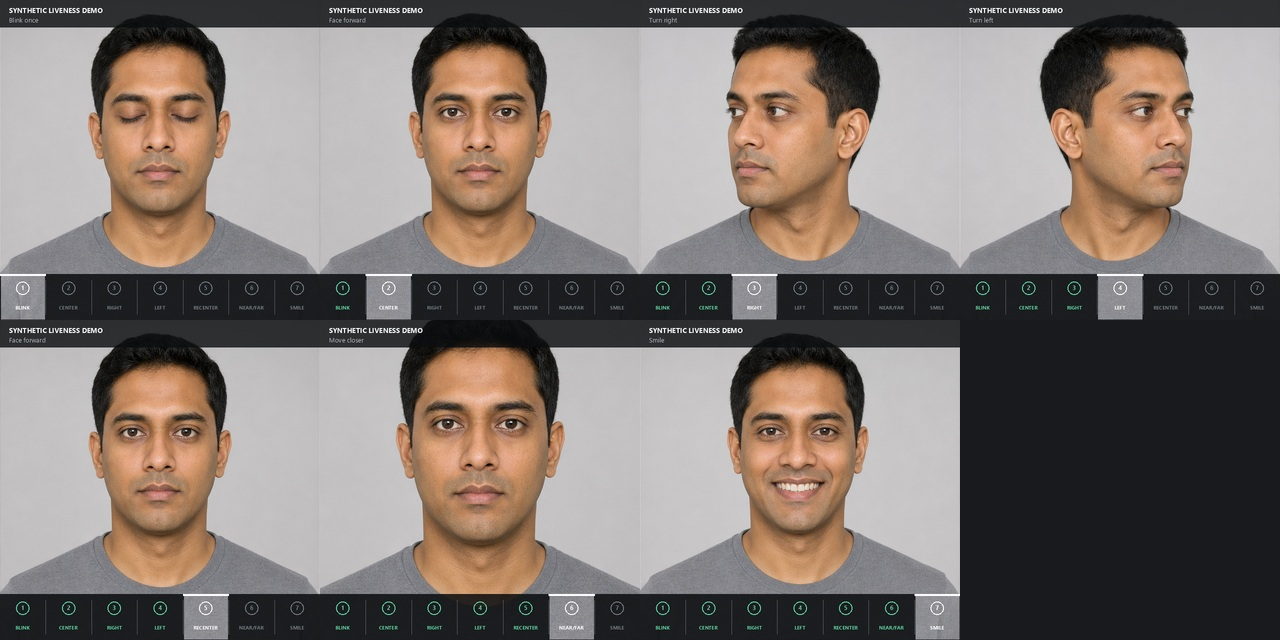
#> input picture deepguard/demo-assets/synthetic_liveness_steps_contact_sheet.jpg, 1280 x 640 px
$ python create_liveness_steps_video.py ../demo-assets/synthetic_liveness_steps_contact_sheet.jpg out
#> lines starting #> are read from the running program, lines starting #| are printed output that depends on the picture
### deepguard/scripts/create_synthetic_attack_video.py
from __future__ import annotations

import argparse
import io
import struct
from pathlib import Path

from PIL import Image


FPS = 15
FRAME_SIZE = (640, 640)


def write_chunk(handle, chunk_id: bytes, payload: bytes) -> None:
    handle.write(chunk_id)
    handle.write(struct.pack("<I", len(payload)))
    handle.write(payload)
    if len(payload) % 2:
        handle.write(b"\0")


def start_list(handle, list_type: bytes) -> int:
    handle.write(b"LIST")
    size_position = handle.tell()
    handle.write(b"\0\0\0\0")
    handle.write(list_type)
    return size_position


def finish_sized_block(handle, size_position: int) -> None:
    end_position = handle.tell()
    size = end_position - size_position - 4
    handle.seek(size_position)
    handle.write(struct.pack("<I", size))
    handle.seek(end_position)


def crop_panels(sheet: Image.Image) -> dict[str, Image.Image]:
    width, height = sheet.size
    half_x, half_y = width // 2, height // 2
    inset = max(2, width // 600)
    boxes = {
        "neutral": (inset, inset, half_x - inset, half_y - inset),
        "blink": (half_x + inset, inset, width - inset, half_y - inset),
        "turn": (inset, half_y + inset, half_x - inset, height - inset),
        "smile": (half_x + inset, half_y + inset, width - inset, height - inset),
    }
    return {
        name: sheet.crop(box).resize(FRAME_SIZE, Image.Resampling.LANCZOS).convert("RGB")
        for name, box in boxes.items()
    }


# [24 lines left out: function build_timeline, not called in this run]


def jpeg_bytes(frame: Image.Image) -> bytes:
    buffer = io.BytesIO()
    frame.save(buffer, format="JPEG", quality=90, subsampling=0)
    return buffer.getvalue()


def write_mjpeg_avi(path: Path, frames: list[Image.Image]) -> None:
    encoded = [jpeg_bytes(frame) for frame in frames]
    width, height = FRAME_SIZE
    largest_frame = max(map(len, encoded))

    with path.open("w+b") as handle:
        handle.write(b"RIFF")
        riff_size_position = handle.tell()
        handle.write(b"\0\0\0\0")
        handle.write(b"AVI ")

        hdrl_size_position = start_list(handle, b"hdrl")
        avih = struct.pack(
            "<IIIIIIIIII4I",
            round(1_000_000 / FPS),
            largest_frame * FPS,
            0,
            0x10,
            len(encoded),
            0,
            1,
            largest_frame,
            width,
            height,
            0,
            0,
            0,
            0,
        )
        write_chunk(handle, b"avih", avih)

        strl_size_position = start_list(handle, b"strl")
        strh = struct.pack(
            "<4s4sIHHIIIIIIIIhhhh",
            b"vids",
            b"MJPG",
            0,
            0,
            0,
            0,
            1,
            FPS,
            0,
            len(encoded),
            largest_frame,
            0xFFFFFFFF,
            0,
            0,
            0,
            width,
            height,
        )
        write_chunk(handle, b"strh", strh)
        strf = struct.pack(
            "<IiiHH4sIiiII",
            40,
            width,
            height,
            1,
            24,
            b"MJPG",
            width * height * 3,
            0,
            0,
            0,
            0,
        )
        write_chunk(handle, b"strf", strf)
        finish_sized_block(handle, strl_size_position)
        finish_sized_block(handle, hdrl_size_position)

        movi_size_position = start_list(handle, b"movi")
        movi_type_position = movi_size_position + 4
        index_entries: list[tuple[int, int]] = []
        for payload in encoded:
            chunk_position = handle.tell()
            write_chunk(handle, b"00dc", payload)
            index_entries.append((chunk_position - movi_type_position, len(payload)))
        finish_sized_block(handle, movi_size_position)

        index_payload = b"".join(
            struct.pack("<4sIII", b"00dc", 0x10, offset, size)
            for offset, size in index_entries
        )
        write_chunk(handle, b"idx1", index_payload)
        finish_sized_block(handle, riff_size_position)


# [23 lines left out: function main, not called in this run]


# [2 lines that do not run on import are left out]

### deepguard/scripts/create_liveness_steps_video.py
from __future__ import annotations

import argparse
from pathlib import Path

from PIL import Image, ImageDraw, ImageFont

from create_synthetic_attack_video import FPS, FRAME_SIZE, crop_panels, write_mjpeg_avi


STEPS = [
    ("BLINK", "Blink once"),
    ("CENTER", "Face forward"),
    ("RIGHT", "Turn right"),
    ("LEFT", "Turn left"),
    ("RECENTER", "Face forward"),
    ("NEAR/FAR", "Move closer"),
    ("SMILE", "Smile"),
]


def font(size: int, bold: bool = False) -> ImageFont.ImageFont:
    filename = "segoeuib.ttf" if bold else "segoeui.ttf"
    try:
        return ImageFont.truetype(f"C:/Windows/Fonts/{filename}", size)
    except OSError:
        return ImageFont.load_default()


def centered_text(
    draw: ImageDraw.ImageDraw,
    box: tuple[int, int, int, int],
    value: str,
    text_font: ImageFont.ImageFont,
    fill: tuple[int, int, int, int],
) -> None:
    bounds = draw.textbbox((0, 0), value, font=text_font)
    width = bounds[2] - bounds[0]
    height = bounds[3] - bounds[1]
    x = box[0] + (box[2] - box[0] - width) / 2
    y = box[1] + (box[3] - box[1] - height) / 2 - bounds[1]
    draw.text((x, y), value, font=text_font, fill=fill)


def zoom_frame(frame: Image.Image, scale: float = 1.18) -> Image.Image:
    width, height = frame.size
    resized = frame.resize((round(width * scale), round(height * scale)), Image.Resampling.LANCZOS)
    left = (resized.width - width) // 2
    top = (resized.height - height) // 2
    return resized.crop((left, top, left + width, top + height))


def add_guide(frame: Image.Image, active_step: int) -> Image.Image:
    canvas = frame.convert("RGBA")
    overlay = Image.new("RGBA", canvas.size, (0, 0, 0, 0))
    draw = ImageDraw.Draw(overlay)
    width, height = canvas.size

    draw.rectangle((0, 0, width, 54), fill=(10, 12, 14, 205))
    draw.text((18, 10), "SYNTHETIC LIVENESS DEMO", font=font(14, True), fill=(255, 255, 255, 255))
    draw.text((18, 30), STEPS[active_step][1], font=font(13), fill=(191, 198, 205, 255))

    guide_top = height - 92
    draw.rectangle((0, guide_top, width, height), fill=(10, 12, 14, 220))
    cell_width = width / len(STEPS)
    small_font = font(10, True)
    number_font = font(12, True)

    for index, (short_label, _) in enumerate(STEPS):
        left = round(index * cell_width)
        right = round((index + 1) * cell_width)
        if index > 0:
            draw.line((left, guide_top + 12, left, height - 12), fill=(76, 82, 88, 190), width=1)

        if index < active_step:
            color = (94, 213, 162, 255)
        elif index == active_step:
            color = (255, 255, 255, 255)
            draw.rectangle((left, guide_top, right, guide_top + 3), fill=color)
            draw.rectangle((left + 2, guide_top + 4, right - 2, height - 2), fill=(255, 255, 255, 20))
        else:
            color = (113, 121, 129, 255)

        circle_x = (left + right) // 2
        circle_y = guide_top + 28
        radius = 13
        draw.ellipse(
            (circle_x - radius, circle_y - radius, circle_x + radius, circle_y + radius),
            outline=color,
            width=2,
        )
        centered_text(
            draw,
            (circle_x - radius, circle_y - radius, circle_x + radius, circle_y + radius),
            str(index + 1),
            number_font,
            color,
        )
        centered_text(draw, (left + 2, guide_top + 49, right - 2, height - 5), short_label, small_font, color)

    return Image.alpha_composite(canvas, overlay).convert("RGB")


def build_step_timeline(panels: dict[str, Image.Image]) -> tuple[list[Image.Image], list[Image.Image]]:
    neutral = panels["neutral"]
    blink = panels["blink"]
    right = panels["turn"]
    left = right.transpose(Image.Transpose.FLIP_LEFT_RIGHT)
    smile = panels["smile"]
    near = zoom_frame(neutral)

    frames: list[Image.Image] = []

    def hold(image: Image.Image, step: int, count: int) -> None:
        guided = add_guide(image, step)
        frames.extend([guided] * count)

    def transition(start: Image.Image, end: Image.Image, step: int, count: int = 5) -> None:
        for index in range(1, count + 1):
            frames.append(add_guide(Image.blend(start, end, index / (count + 1)), step))

    hold(neutral, 0, 18)
    transition(neutral, blink, 0, 3)
    hold(blink, 0, 5)
    transition(blink, neutral, 0, 3)

    hold(neutral, 1, 15)
    transition(neutral, right, 2, 5)
    hold(right, 2, 18)
    transition(right, left, 3, 8)
    hold(left, 3, 18)
    transition(left, neutral, 4, 5)
    hold(neutral, 4, 15)
    transition(neutral, near, 5, 5)
    hold(near, 5, 8)

    transition(near, neutral, 6, 5)
    hold(neutral, 6, 12)
    transition(neutral, smile, 6, 5)
    hold(smile, 6, 20)
    transition(smile, neutral, 6, 5)
    hold(neutral, 6, 10)

    key_frames = [
        add_guide(blink, 0),
        add_guide(neutral, 1),
        add_guide(right, 2),
        add_guide(left, 3),
        add_guide(neutral, 4),
        add_guide(near, 5),
        add_guide(smile, 6),
    ]
    return frames, key_frames


def save_contact_sheet(path: Path, frames: list[Image.Image]) -> None:
    thumbnail_size = (320, 320)
    sheet = Image.new("RGB", (thumbnail_size[0] * 4, thumbnail_size[1] * 2), (24, 26, 29))
    for index, frame in enumerate(frames):
        thumbnail = frame.resize(thumbnail_size, Image.Resampling.LANCZOS)
        sheet.paste(thumbnail, ((index % 4) * thumbnail_size[0], (index // 4) * thumbnail_size[1]))
    sheet.save(path, quality=94)


def main() -> None:
    parser = argparse.ArgumentParser()
    parser.add_argument("source", type=Path)
    parser.add_argument("output_dir", type=Path)
    args = parser.parse_args()

    args.output_dir.mkdir(parents=True, exist_ok=True)
    panels = crop_panels(Image.open(args.source).convert("RGB"))
#> in crop_panels, `width, height = sheet.size`: width = 1280; height = 640
#> in crop_panels, `half_x, half_y = width // 2, height // 2`: half_y = 320
#> in crop_panels, `inset = max(2, width // 600)`: inset = 2
#> in crop_panels, `boxes = { "neutral": (inset, inset, half_x - inset, half_y - inset), "..`: boxes = {'neutral': (2, 2, 638, 318), 'blink': (642, 2, 1278, 318), 'turn': (2, 322, 638, 638), 'smile': (642, 322, 1278, 638)}
#> panels = 4 items
    frames, key_frames = build_step_timeline(panels)
#> in build_step_timeline, `right = panels["turn"]`:
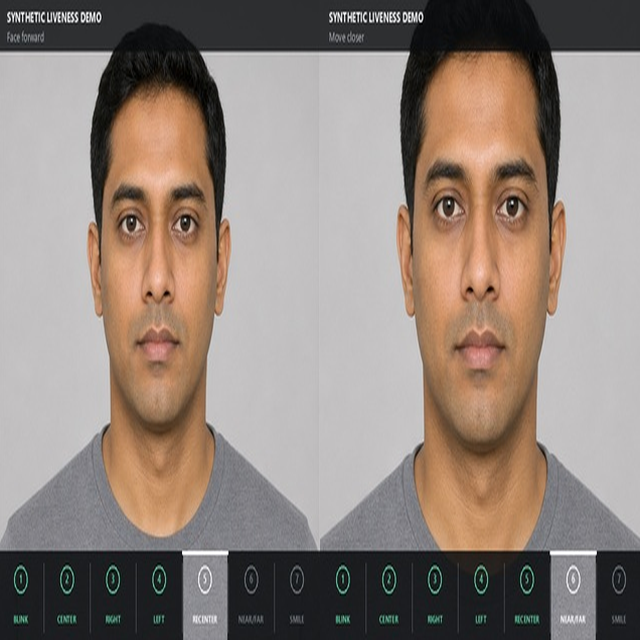
#> right: PIL image 640x640 RGB; mean R, G, B 145.5, 132.5, 124.6
#> in build_step_timeline, `left = right.transpose(Image.Transpose.FLIP_LEFT_RIGHT)`:
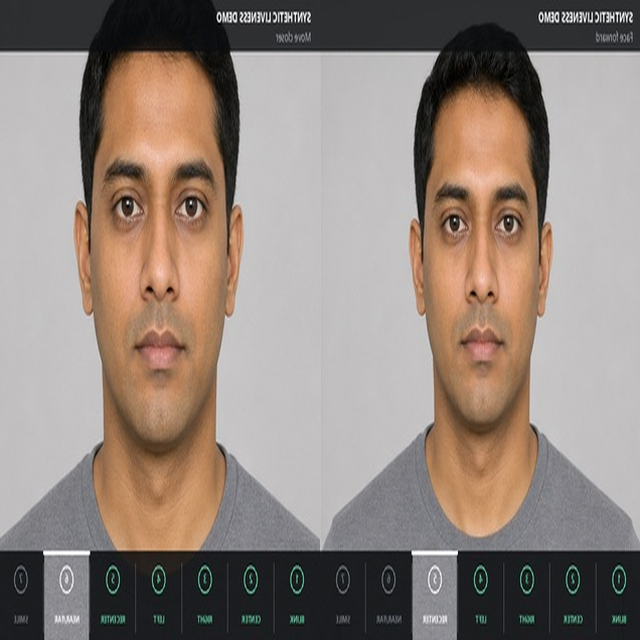
#> left: PIL image 640x640 RGB; mean R, G, B 145.5, 132.5, 124.6
#> after the loop in transition, `for index in range(1, count + 1):`: frames = 21 items
#> in add_guide (call 5), `return Image.alpha_composite(canvas, overlay).convert("RGB")`:
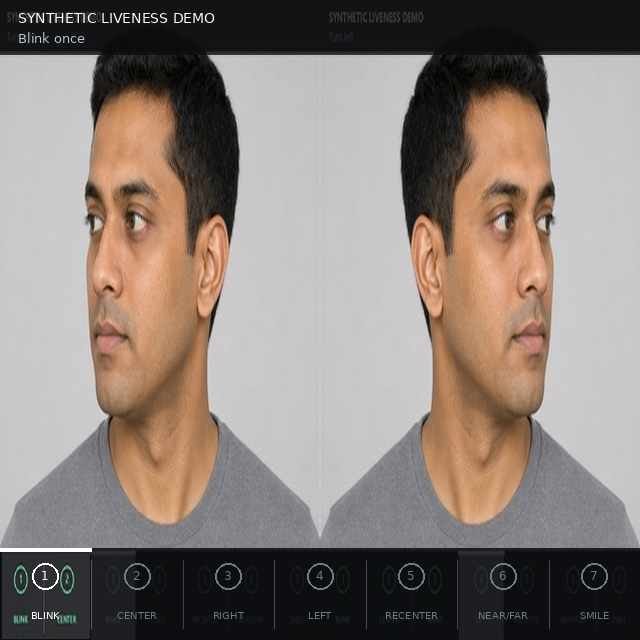
#> returned value: PIL image 640x640 RGB; mean R, G, B 137.8, 126.9, 120.9
#> in add_guide (call 36), `return Image.alpha_composite(canvas, overlay).convert("RGB")`:
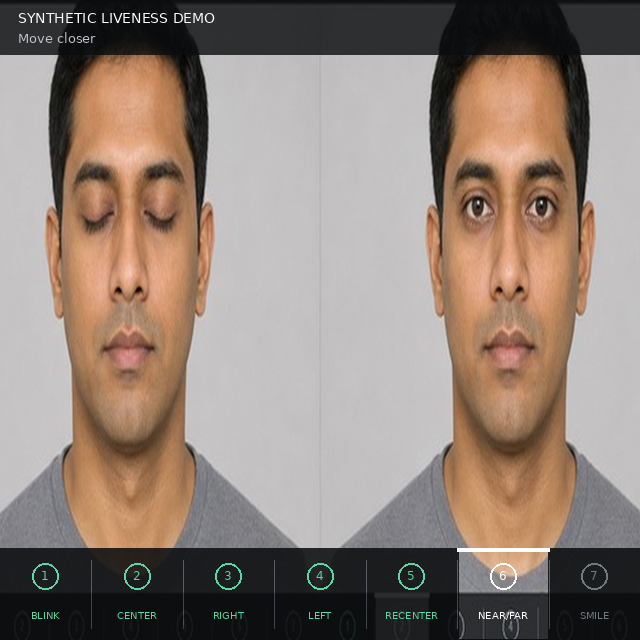
#> returned value: PIL image 640x640 RGB; mean R, G, B 144.2, 129.4, 119.8
#> in hold (call 9), `guided = add_guide(image, step)`:
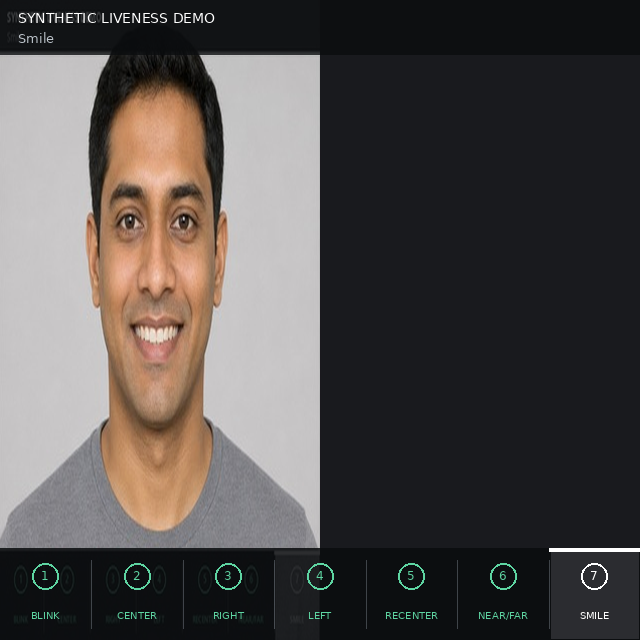
#> guided: PIL image 640x640 RGB; mean R, G, B 82, 77.6, 76.2
#> the loop in transition (call 9), `for index in range(1, count + 1):` made 5 passes
#> pass 2, in add_guide (call 50), `canvas = frame.convert("RGBA")`:
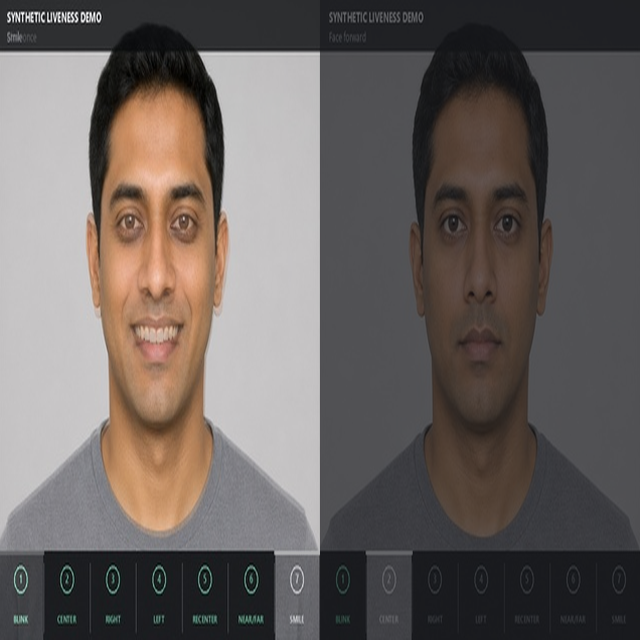
#> canvas: PIL image 640x640 RGBA; mean R, G, B, A 105.3, 98.3, 95.5, 255
#> frames = 183 items; key_frames = 7 items

    avi_path = args.output_dir / "synthetic_liveness_steps_demo.avi"
    write_mjpeg_avi(avi_path, frames)
#> in jpeg_bytes (call 21), `frame.save(buffer, format="JPEG", quality=90, subsampling=0)`:
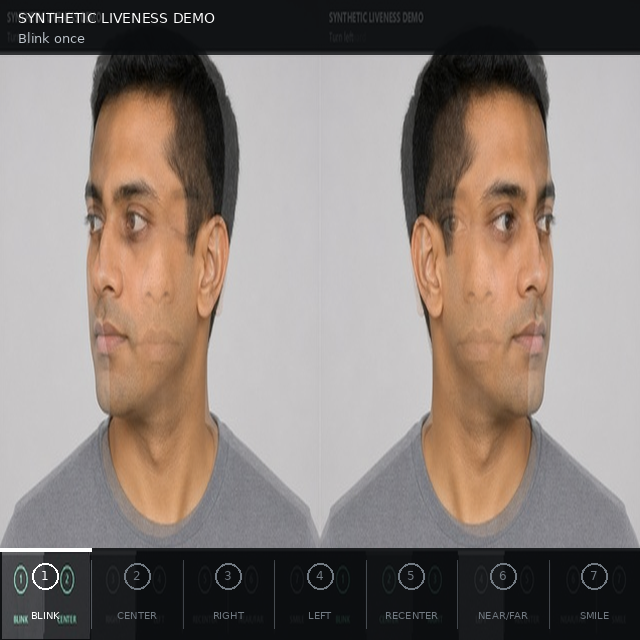
#> frame: PIL image 640x640 RGB; mean R, G, B 137.9, 127, 120.8
#> in write_mjpeg_avi, `encoded = [jpeg_bytes(frame) for frame in frames]`: encoded = 183 items
#> in write_mjpeg_avi, `largest_frame = max(map(len, encoded))`: largest_frame = 80493
#> the loop in write_mjpeg_avi, `for payload in encoded:` made 183 passes
#> chunk_position on passes 1 to 3: 224, 76378, 152532
#> after the loop in write_mjpeg_avi, `for payload in encoded:`: index_entries = 183 pairs, first value 4 to 13614604, second value 54396 to 80493
    save_contact_sheet(args.output_dir / "synthetic_liveness_steps_contact_sheet.jpg", key_frames)
#> the loop in save_contact_sheet, `for index, frame in enumerate(frames):` made 7 passes
    print(f"Created {len(frames)} frames at {FPS} FPS ({len(frames) / FPS:.2f} seconds).")
#| Created 183 frames at 15 FPS (12.20 seconds).


if __name__ == "__main__":
    main()

$ run again, with deepguard/demo-assets/synthetic_blink.png saved as deepguard/demo-assets/synthetic_liveness_steps_contact_sheet.jpg
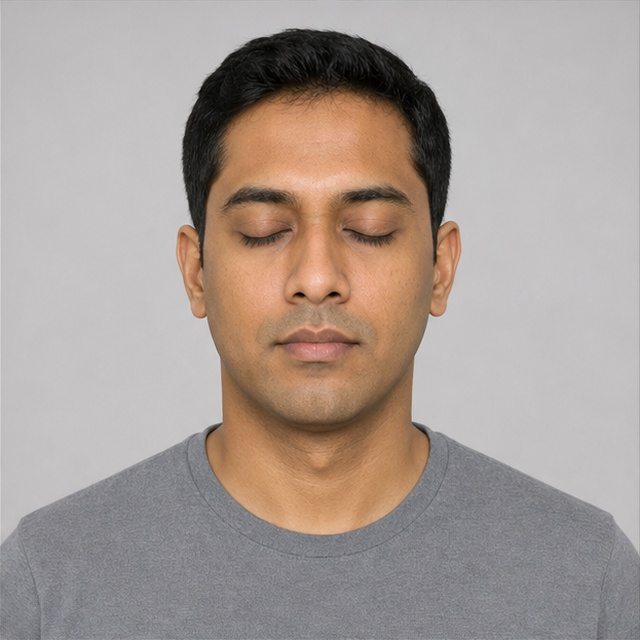
#> input picture deepguard/demo-assets/synthetic_blink.png, 640 x 640 px
#> in crop_panels, `width, height = sheet.size`: width = 640
#> half_x = 320
#> inset = 2
#> boxes = {'neutral': (2, 2, 318, 318), 'blink': (322, 2, 638, 318), 'turn': (2, 322, 318, 638), 'smile': (322, 322, 638, 638)}
#> panels = 4 items
#> overlay: PIL image 640x640 RGBA; every value is 0
#> after the loop in transition, `for index in range(1, count + 1):`: frames = 21 items
#> in add_guide (call 5), `return Image.alpha_composite(canvas, overlay).convert("RGB")`:
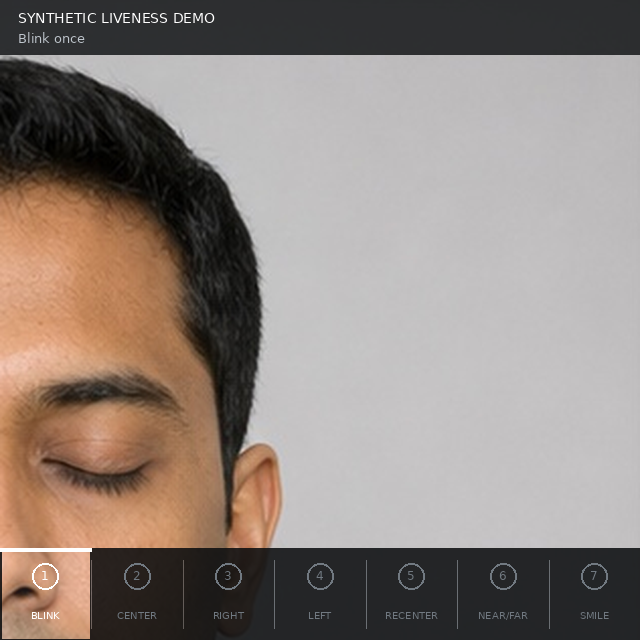
#> returned value: PIL image 640x640 RGB; mean R, G, B 143.5, 132.5, 126.1
#> the loop in transition (call 9), `for index in range(1, count + 1):` made 5 passes
#> pass 1, in add_guide (call 49), `canvas = frame.convert("RGBA")`:
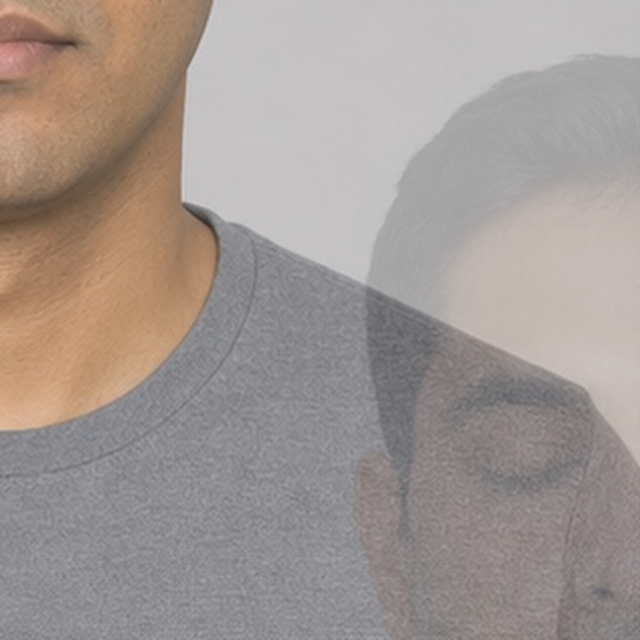
#> canvas: PIL image 640x640 RGBA; mean R, G, B, A 161.6, 151.6, 147.2, 255
#> in main, `frames, key_frames = build_step_timeline(panels)`: frames = 183 items; key_frames = 7 items
#> encoded = 183 items
#> largest_frame = 69193
#> the loop in write_mjpeg_avi, `for payload in encoded:` made 183 passes
#> chunk_position on passes 1 to 3: 224, 56268, 112312
#> after the loop in write_mjpeg_avi, `for payload in encoded:`: index_entries = 183 pairs, first value 4 to 11335448, second value 55209 to 69193
#> the loop in save_contact_sheet, `for index, frame in enumerate(frames):` made 7 passes
#| Created 183 frames at 15 FPS (12.20 seconds).
